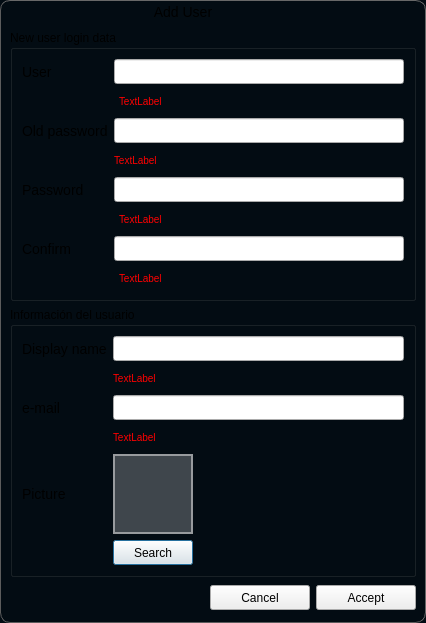
<?xml version="1.0" encoding="UTF-8"?>
<ui version="4.0">
 <class>CENTAUR_NAMESPACE::AddUserDialog</class>
 <widget class="QDialog" name="CENTAUR_NAMESPACE::AddUserDialog">
  <property name="geometry">
   <rect>
    <x>0</x>
    <y>0</y>
    <width>426</width>
    <height>623</height>
   </rect>
  </property>
  <property name="sizePolicy">
   <sizepolicy hsizetype="Fixed" vsizetype="Fixed">
    <horstretch>0</horstretch>
    <verstretch>0</verstretch>
   </sizepolicy>
  </property>
  <property name="windowTitle">
   <string>Agregar Usuario</string>
  </property>
  <property name="styleSheet">
   <string notr="true">QDialog{
background-color:  rgb(3,12,19);
border: 0px;
border-top-left-radius: 0px;
border-top-right-radius: 0px;
border-bottom-left-radius: 0px;
border-bottom-right-radius: 0px;
}

QLabel{
font-size:  14px;
}



</string>
  </property>
  <property name="modal">
   <bool>true</bool>
  </property>
  <layout class="QVBoxLayout" name="verticalLayout_3">
   <property name="spacing">
    <number>0</number>
   </property>
   <property name="leftMargin">
    <number>0</number>
   </property>
   <property name="topMargin">
    <number>0</number>
   </property>
   <property name="rightMargin">
    <number>0</number>
   </property>
   <property name="bottomMargin">
    <number>0</number>
   </property>
   <item>
    <widget class="CENTAUR_NAMESPACE::ResizableFrame" name="addMainFrame">
     <property name="styleSheet">
      <string notr="true">QFrame#addMainFrame{
background-color: qlineargradient(x1:0.5, y1: 0, x2:0.5, y2:1, 
							stop: .1 rgb(23,31,38), stop: 0 rgb(36,44,50) stop: .2  rgb(3,12,19));

border-top-left-radius: 10px;
border-top-right-radius: 10px;
border-bottom-left-radius: 10px;
border-bottom-right-radius: 10px;
border-left: 1px solid rgb(92,92,92);
border-top: 1px solid rgb(104,104,104);
border-right: 1px solid rgb(104,104,104);
border-bottom: 1px solid rgb(92,92,92);
}</string>
     </property>
     <property name="frameShape">
      <enum>QFrame::StyledPanel</enum>
     </property>
     <property name="frameShadow">
      <enum>QFrame::Raised</enum>
     </property>
     <layout class="QVBoxLayout" name="verticalLayout_2">
      <property name="spacing">
       <number>0</number>
      </property>
      <property name="leftMargin">
       <number>0</number>
      </property>
      <property name="topMargin">
       <number>0</number>
      </property>
      <property name="rightMargin">
       <number>0</number>
      </property>
      <property name="bottomMargin">
       <number>0</number>
      </property>
      <item>
       <widget class="CENTAUR_NAMESPACE::MovableFrame" name="titleFrame">
        <property name="minimumSize">
         <size>
          <width>0</width>
          <height>20</height>
         </size>
        </property>
        <property name="maximumSize">
         <size>
          <width>16777215</width>
          <height>20</height>
         </size>
        </property>
        <property name="sizeIncrement">
         <size>
          <width>0</width>
          <height>0</height>
         </size>
        </property>
        <property name="cursor">
         <cursorShape>ArrowCursor</cursorShape>
        </property>
        <property name="mouseTracking">
         <bool>true</bool>
        </property>
        <property name="autoFillBackground">
         <bool>false</bool>
        </property>
        <property name="styleSheet">
         <string notr="true">QFrame{
background-color: qlineargradient(x1:0.5, y1: 0, x2:0.5, y2:1, 
							stop: 1  rgb(23,31,38), stop: 0 rgb(36,44,50));
border-top-left-radius: 10px;
border-top-right-radius: 10px;
border-bottom-left-radius: 0px;
border-bottom-right-radius: 0px;
border: 0px;
}</string>
        </property>
        <property name="frameShape">
         <enum>QFrame::NoFrame</enum>
        </property>
        <property name="frameShadow">
         <enum>QFrame::Plain</enum>
        </property>
        <layout class="QVBoxLayout" name="titleFrameLayout_2">
         <property name="spacing">
          <number>0</number>
         </property>
         <property name="leftMargin">
          <number>1</number>
         </property>
         <property name="topMargin">
          <number>1</number>
         </property>
         <property name="rightMargin">
          <number>1</number>
         </property>
         <property name="bottomMargin">
          <number>1</number>
         </property>
         <item>
          <widget class="QFrame" name="titleBarFrame">
           <property name="minimumSize">
            <size>
             <width>0</width>
             <height>20</height>
            </size>
           </property>
           <property name="maximumSize">
            <size>
             <width>16777215</width>
             <height>20</height>
            </size>
           </property>
           <property name="styleSheet">
            <string notr="true">QFrame{
background-color: rgba(0,0,0,0);
border: 0px;
}</string>
           </property>
           <property name="frameShape">
            <enum>QFrame::StyledPanel</enum>
           </property>
           <property name="frameShadow">
            <enum>QFrame::Raised</enum>
           </property>
           <layout class="QHBoxLayout" name="titleBarFrameLayout_2">
            <property name="spacing">
             <number>0</number>
            </property>
            <property name="sizeConstraint">
             <enum>QLayout::SetNoConstraint</enum>
            </property>
            <property name="leftMargin">
             <number>0</number>
            </property>
            <property name="topMargin">
             <number>0</number>
            </property>
            <property name="rightMargin">
             <number>0</number>
            </property>
            <property name="bottomMargin">
             <number>0</number>
            </property>
            <item>
             <widget class="QFrame" name="titleBarFrame_2">
              <property name="minimumSize">
               <size>
                <width>0</width>
                <height>20</height>
               </size>
              </property>
              <property name="maximumSize">
               <size>
                <width>16777215</width>
                <height>20</height>
               </size>
              </property>
              <property name="sizeIncrement">
               <size>
                <width>0</width>
                <height>0</height>
               </size>
              </property>
              <property name="styleSheet">
               <string notr="true">QFrame{
background-color: rgba(0,0,0,0);
border: 0px;
}</string>
              </property>
              <property name="frameShape">
               <enum>QFrame::StyledPanel</enum>
              </property>
              <property name="frameShadow">
               <enum>QFrame::Raised</enum>
              </property>
              <layout class="QHBoxLayout" name="titleBarFrameLayout2_2">
               <property name="spacing">
                <number>-1</number>
               </property>
               <property name="leftMargin">
                <number>0</number>
               </property>
               <property name="topMargin">
                <number>0</number>
               </property>
               <property name="rightMargin">
                <number>60</number>
               </property>
               <property name="bottomMargin">
                <number>0</number>
               </property>
               <item>
                <widget class="QLabel" name="titleLabel">
                 <property name="styleSheet">
                  <string notr="true"/>
                 </property>
                 <property name="text">
                  <string>Add User</string>
                 </property>
                 <property name="alignment">
                  <set>Qt::AlignCenter</set>
                 </property>
                </widget>
               </item>
              </layout>
             </widget>
            </item>
           </layout>
          </widget>
         </item>
        </layout>
       </widget>
      </item>
      <item>
       <widget class="CENTAUR_NAMESPACE::MovableFrame" name="mainTableFrame">
        <property name="styleSheet">
         <string notr="true">QFrame{
border: 0px;
}</string>
        </property>
        <property name="frameShape">
         <enum>QFrame::StyledPanel</enum>
        </property>
        <property name="frameShadow">
         <enum>QFrame::Raised</enum>
        </property>
        <layout class="QVBoxLayout" name="verticalLayout">
         <item>
          <widget class="QGroupBox" name="newUserGroupBox">
           <property name="styleSheet">
            <string notr="true"/>
           </property>
           <property name="title">
            <string>New user login data</string>
           </property>
           <layout class="QGridLayout" name="gridLayout_12">
            <property name="verticalSpacing">
             <number>-1</number>
            </property>
            <item row="0" column="0">
             <widget class="QLabel" name="label2">
              <property name="text">
               <string>User</string>
              </property>
             </widget>
            </item>
            <item row="7" column="1">
             <widget class="QLabel" name="pswConfirmErrorLabel">
              <property name="styleSheet">
               <string notr="true">QLabel{
font-size: 10px;
color: red;
}</string>
              </property>
              <property name="text">
               <string>TextLabel</string>
              </property>
              <property name="indent">
               <number>5</number>
              </property>
             </widget>
            </item>
            <item row="6" column="1">
             <widget class="CENTAUR_NAMESPACE::PasswordLineEdit" name="confirmEdit">
              <property name="minimumSize">
               <size>
                <width>0</width>
                <height>25</height>
               </size>
              </property>
             </widget>
            </item>
            <item row="6" column="0">
             <widget class="QLabel" name="label4">
              <property name="text">
               <string>Confirm</string>
              </property>
             </widget>
            </item>
            <item row="0" column="1">
             <widget class="CENTAUR_NAMESPACE::UserLineEdit" name="newUsrEdit">
              <property name="minimumSize">
               <size>
                <width>0</width>
                <height>25</height>
               </size>
              </property>
              <property name="styleSheet">
               <string notr="true"/>
              </property>
             </widget>
            </item>
            <item row="4" column="0">
             <widget class="QLabel" name="passwordLabel">
              <property name="text">
               <string>Password</string>
              </property>
             </widget>
            </item>
            <item row="1" column="1">
             <widget class="QLabel" name="userErrorLabel">
              <property name="styleSheet">
               <string notr="true">QLabel{
font-size: 10px;
color: red;
}</string>
              </property>
              <property name="text">
               <string>TextLabel</string>
              </property>
              <property name="indent">
               <number>5</number>
              </property>
             </widget>
            </item>
            <item row="2" column="0">
             <widget class="QLabel" name="oldPasswordLabel">
              <property name="text">
               <string>Old password</string>
              </property>
             </widget>
            </item>
            <item row="2" column="1">
             <widget class="CENTAUR_NAMESPACE::PasswordLineEdit" name="oldPasswordEdit">
              <property name="minimumSize">
               <size>
                <width>0</width>
                <height>25</height>
               </size>
              </property>
             </widget>
            </item>
            <item row="5" column="1">
             <widget class="QLabel" name="pswErrorLabel">
              <property name="styleSheet">
               <string notr="true">QLabel{
font-size: 10px;
color: red;
}</string>
              </property>
              <property name="text">
               <string>TextLabel</string>
              </property>
              <property name="indent">
               <number>5</number>
              </property>
             </widget>
            </item>
            <item row="4" column="1">
             <widget class="CENTAUR_NAMESPACE::PasswordLineEdit" name="newPswEdit">
              <property name="minimumSize">
               <size>
                <width>0</width>
                <height>25</height>
               </size>
              </property>
             </widget>
            </item>
            <item row="3" column="1">
             <widget class="QLabel" name="oldPswErrorLabel">
              <property name="styleSheet">
               <string notr="true">QLabel{
font-size: 10px;
color: red;
}</string>
              </property>
              <property name="text">
               <string>TextLabel</string>
              </property>
             </widget>
            </item>
           </layout>
          </widget>
         </item>
         <item>
          <widget class="QGroupBox" name="infoGroupBox">
           <property name="styleSheet">
            <string notr="true"/>
           </property>
           <property name="title">
            <string>Información del usuario</string>
           </property>
           <layout class="QGridLayout" name="gridLayout_11">
            <item row="4" column="1">
             <widget class="QLabel" name="photoLabel">
              <property name="minimumSize">
               <size>
                <width>80</width>
                <height>80</height>
               </size>
              </property>
              <property name="maximumSize">
               <size>
                <width>80</width>
                <height>80</height>
               </size>
              </property>
              <property name="styleSheet">
               <string notr="true">QLabel{
background-color: rgb(63,70,76);
border: 2px solid rgb(152,155,158);
}</string>
              </property>
              <property name="text">
               <string/>
              </property>
             </widget>
            </item>
            <item row="4" column="0">
             <widget class="QLabel" name="label">
              <property name="maximumSize">
               <size>
                <width>70</width>
                <height>16777215</height>
               </size>
              </property>
              <property name="text">
               <string>Picture</string>
              </property>
             </widget>
            </item>
            <item row="0" column="0">
             <widget class="QLabel" name="label5">
              <property name="text">
               <string>Display name</string>
              </property>
             </widget>
            </item>
            <item row="2" column="0">
             <widget class="QLabel" name="label8">
              <property name="text">
               <string>e-mail</string>
              </property>
             </widget>
            </item>
            <item row="0" column="1" colspan="2">
             <widget class="CENTAUR_NAMESPACE::LinkedLineEdit" name="nameEdit">
              <property name="minimumSize">
               <size>
                <width>0</width>
                <height>25</height>
               </size>
              </property>
             </widget>
            </item>
            <item row="2" column="1" colspan="2">
             <widget class="CENTAUR_NAMESPACE::LinkedLineEdit" name="mailEdit">
              <property name="minimumSize">
               <size>
                <width>0</width>
                <height>25</height>
               </size>
              </property>
             </widget>
            </item>
            <item row="5" column="1">
             <widget class="QPushButton" name="searchPhoto">
              <property name="minimumSize">
               <size>
                <width>80</width>
                <height>25</height>
               </size>
              </property>
              <property name="maximumSize">
               <size>
                <width>16777215</width>
                <height>16777215</height>
               </size>
              </property>
              <property name="text">
               <string>Search</string>
              </property>
             </widget>
            </item>
            <item row="3" column="1">
             <widget class="QLabel" name="mailErrorLabel">
              <property name="styleSheet">
               <string notr="true">QLabel{
font-size: 10px;
color: red;
}</string>
              </property>
              <property name="text">
               <string>TextLabel</string>
              </property>
             </widget>
            </item>
            <item row="1" column="1">
             <widget class="QLabel" name="nameErrorLabel">
              <property name="styleSheet">
               <string notr="true">QLabel{
font-size: 10px;
color: red;
}</string>
              </property>
              <property name="text">
               <string>TextLabel</string>
              </property>
             </widget>
            </item>
           </layout>
          </widget>
         </item>
         <item>
          <widget class="QFrame" name="frame">
           <property name="minimumSize">
            <size>
             <width>0</width>
             <height>30</height>
            </size>
           </property>
           <property name="maximumSize">
            <size>
             <width>16777215</width>
             <height>30</height>
            </size>
           </property>
           <property name="styleSheet">
            <string notr="true">QFrame{
border: 0px;
}</string>
           </property>
           <property name="frameShape">
            <enum>QFrame::StyledPanel</enum>
           </property>
           <property name="frameShadow">
            <enum>QFrame::Raised</enum>
           </property>
           <layout class="QHBoxLayout" name="horizontalLayout_7">
            <property name="spacing">
             <number>-1</number>
            </property>
            <property name="leftMargin">
             <number>0</number>
            </property>
            <property name="topMargin">
             <number>0</number>
            </property>
            <property name="rightMargin">
             <number>0</number>
            </property>
            <property name="bottomMargin">
             <number>0</number>
            </property>
            <item>
             <spacer name="horizontalSpacer">
              <property name="orientation">
               <enum>Qt::Horizontal</enum>
              </property>
              <property name="sizeHint" stdset="0">
               <size>
                <width>40</width>
                <height>20</height>
               </size>
              </property>
             </spacer>
            </item>
            <item>
             <widget class="QPushButton" name="cancelButton">
              <property name="minimumSize">
               <size>
                <width>100</width>
                <height>25</height>
               </size>
              </property>
              <property name="text">
               <string>Cancel</string>
              </property>
              <property name="autoDefault">
               <bool>false</bool>
              </property>
             </widget>
            </item>
            <item>
             <widget class="QPushButton" name="addButton">
              <property name="minimumSize">
               <size>
                <width>100</width>
                <height>25</height>
               </size>
              </property>
              <property name="maximumSize">
               <size>
                <width>16777215</width>
                <height>16777215</height>
               </size>
              </property>
              <property name="text">
               <string>Accept</string>
              </property>
             </widget>
            </item>
           </layout>
          </widget>
         </item>
        </layout>
       </widget>
      </item>
     </layout>
    </widget>
   </item>
  </layout>
 </widget>
 <customwidgets>
  <customwidget>
   <class>CENTAUR_NAMESPACE::MovableFrame</class>
   <extends>QFrame</extends>
   <header>../../Library/cui/include/MovableFrame.hpp</header>
   <container>1</container>
  </customwidget>
  <customwidget>
   <class>CENTAUR_NAMESPACE::UserLineEdit</class>
   <extends>QLineEdit</extends>
   <header>../../Library/cui/include/UserLineEdit.hpp</header>
  </customwidget>
  <customwidget>
   <class>CENTAUR_NAMESPACE::PasswordLineEdit</class>
   <extends>QLineEdit</extends>
   <header>../../Library/cui/include/PasswordLineEdit.hpp</header>
  </customwidget>
  <customwidget>
   <class>CENTAUR_NAMESPACE::ResizableFrame</class>
   <extends>QFrame</extends>
   <header>../../Library/cui/include/ResizableFrame.hpp</header>
   <container>1</container>
  </customwidget>
  <customwidget>
   <class>CENTAUR_NAMESPACE::LinkedLineEdit</class>
   <extends>QLineEdit</extends>
   <header>../../../Library/cui/include/LinkedLineEdit.hpp</header>
  </customwidget>
 </customwidgets>
 <tabstops>
  <tabstop>newUsrEdit</tabstop>
  <tabstop>oldPasswordEdit</tabstop>
  <tabstop>newPswEdit</tabstop>
  <tabstop>confirmEdit</tabstop>
  <tabstop>nameEdit</tabstop>
  <tabstop>mailEdit</tabstop>
  <tabstop>searchPhoto</tabstop>
  <tabstop>addButton</tabstop>
  <tabstop>cancelButton</tabstop>
 </tabstops>
 <resources>
  <include location="../qrc/resource.qrc"/>
 </resources>
 <connections/>
</ui>
